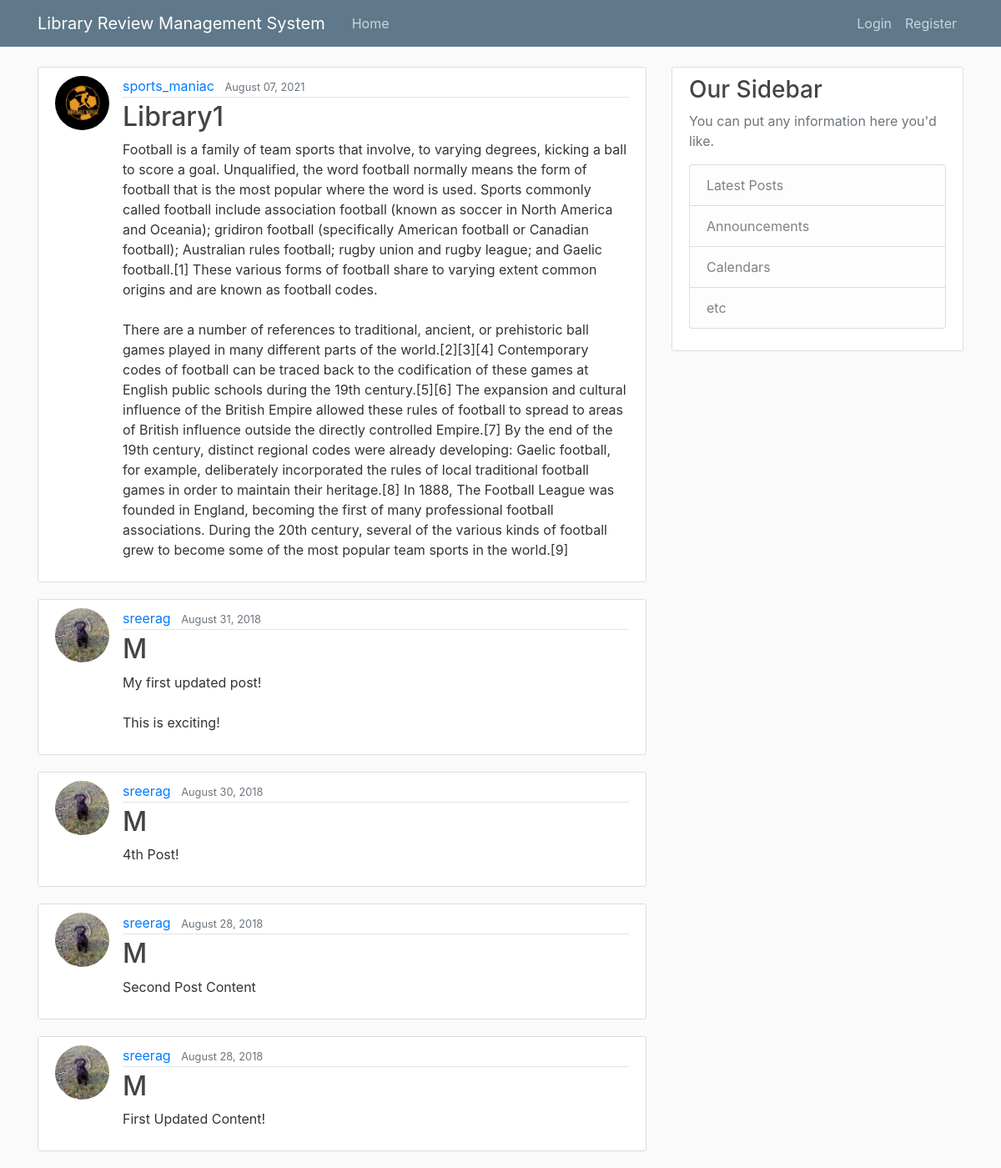
The page / on the database its author committed.
### blog/models.py (models this page shows, shortened)
class Post(models.Model):
    def get_library_choices():
        choices =  Library.objects.values('name')
        choice = [(d['name'], d['name']) for d in choices]
        return choice
    title = models.CharField(max_length=100)
    library = models.CharField(max_length=250, choices=get_library_choices(), default='Null')
    content = models.TextField()
    date_posted = models.DateTimeField(default=timezone.now)
    author = models.ForeignKey(User, on_delete=models.CASCADE)
    is_approved = models.BooleanField(default=False)

### users/models.py (models this page shows, shortened)
class Profile(models.Model):
    user = models.OneToOneField(User, on_delete=models.CASCADE)
    image = models.ImageField(default='default.jpg', upload_to='profile_pics')

### blog/views.py (the view)
# urls.py: path('', PostListView.as_view(), name='blog-home'),
class PostListView(ListView):
    model = Post
    template_name = 'blog/home.html'  # <app>/<model>_<viewtype>.html
    context_object_name = 'posts'
    paginate_by = 5
    def get_queryset(self):
        return Post.objects.filter(is_approved=True).order_by('-date_posted')

### blog/templates/blog/home.html (shortened to what this page needs)
{% extends "blog/base.html" %}
{% block content %}
  {% if not posts %}
    <h2>No Posts yet......</h2>
  {% else %}
    {% for post in posts %}
        <article class="media content-section">
          <img class="rounded-circle article-img" src="{{ post.author.profile.image.url }}">
          <div class="media-body">
            <div class="article-metadata">
              <a class="mr-2" href="{% url 'user-posts' post.author.username %}">{{ post.author }}</a>
              <small class="text-muted">{{ post.date_posted|date:"F d, Y" }}</small>
            </div>
            <h2><a class="article-title" href="{% url 'post-detail' post.id %}">{{ post.library }}</a></h2>
            <p class="article-content">{{ post.content }}</p>
          </div>
        </article>
    {% endfor %}
  {% endif %}
{% endblock content %}

### blog/templates/blog/base.html (shortened to what this page needs)
{% load static %}
<!DOCTYPE html>
<html>
<head>
    <link rel="stylesheet" href="https://maxcdn.bootstrapcdn.com/bootstrap/4.0.0/css/bootstrap.min.css">
    <link rel="stylesheet" type="text/css" href="{% static 'blog/main.css' %}">
</head>
<body>
    <header class="site-header">
      <nav class="navbar navbar-expand-md navbar-dark bg-steel fixed-top">
        <div class="container">
          <a class="navbar-brand mr-4" href="{% url 'blog-home' %}">Library Review Management System</a>
          <div class="collapse navbar-collapse" id="navbarToggle">
            <div class="navbar-nav mr-auto">
              <a class="nav-item nav-link" href="{% url 'blog-home' %}">Home</a>
            </div>
            <div class="navbar-nav">
              {% if user.is_authenticated %}
                <a class="nav-item nav-link" href="{% url 'post-create' %}">Add Review</a>
                <a class="nav-item nav-link" href="{% url 'profile' %}">Profile</a>
                <a class="nav-item nav-link" href="{% url 'logout' %}">Logout</a>
              {% else %}
                <a class="nav-item nav-link" href="{% url 'login' %}">Login</a>
                <a class="nav-item nav-link" href="{% url 'register' %}">Register</a>
              {% endif %}
            </div>
          </div>
        </div>
      </nav>
    </header>
    <main role="main" class="container">
      <div class="row">
        <div class="col-md-8">
          {% block content %}{% endblock %}
        </div>
        <div class="col-md-4">
          <div class="content-section">
            <h3>Our Sidebar</h3>
            <p class='text-muted'>You can put any information here you'd like.
              <ul class="list-group">
                <li class="list-group-item list-group-item-light">Latest Posts</li>
                <li class="list-group-item list-group-item-light">Announcements</li>
                <li class="list-group-item list-group-item-light">Calendars</li>
                <li class="list-group-item list-group-item-light">etc</li>
              </ul>
            </p>
          </div>
        </div>
      </div>
    </main>
</body>
</html>

### blog/static/blog/main.css (style rules this page uses)
body { background: #fafafa; color: #333333; margin-top: 5rem; }
h1, h2, h3, h4, h5, h6 { color: #444444; }
ul { margin: 0; }
.bg-steel { background-color: #5f788a; }
.site-header .navbar-nav .nav-link { color: #cbd5db; }
.content-section { background: #ffffff; padding: 10px 20px; border: 1px solid #dddddd; border-radius: 3px; margin-bottom: 20px; }
.article-title { color: #444444; }
.article-content { white-space: pre-line; }
.article-img { height: 65px; width: 65px; margin-right: 16px; }
.article-metadata { padding-bottom: 1px; margin-bottom: 4px; border-bottom: 1px solid #e3e3e3 }

### rows shown on the page
Post: author.profile.image (picture), author "sports_maniac", date_posted "August 07, 2021", library "Library1", content "Football is a family of team sports that involve, to varying degrees, kicking a ball to score a goal. Unqualified, the word football normally means the form of football that is the most popular where the word is used. Sports commonly called football include association football (known as soccer in North America and Oceania); gridiron football (specifically American football or Canadian football); Australian rules football; rugby union and rugby league; and Gaelic football.[1] These various forms of football share to varying extent common origins and are known as football codes. There are a number of references to traditional, ancient, or prehistoric ball games played in many different parts…"
Post: author.profile.image (picture), author "sreerag", date_posted "August 31, 2018", library "M", content "My first updated post! This is exciting!"
Post: author.profile.image (picture), author "sreerag", date_posted "August 30, 2018", library "M", content "4th Post!"
Post: author.profile.image (picture), author "sreerag", date_posted "August 28, 2018", library "M", content "Second Post Content"
Post: author.profile.image (picture), author "sreerag", date_posted "August 28, 2018", library "M", content "First Updated Content!"
